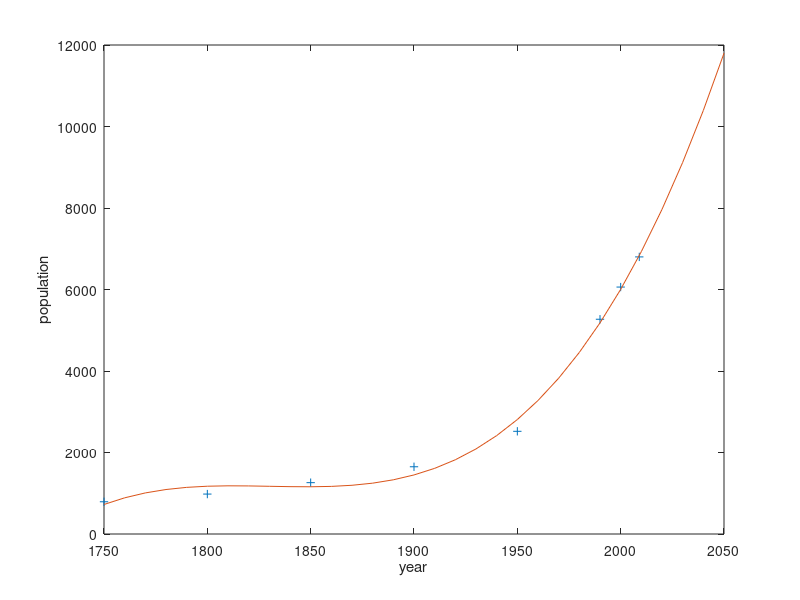

Source code (MATLAB):
x = [1750:50:1950 1990 2000 2009];
y = [791 980 1260 1650 2520 5270 6060 6800];
p=polyfit(x,y,3);
x_1=1750:10:2050;
y_1=p(1)*x_1.^3 + p(2)*x_1.^2 + p(3)*x_1+p(4);

plot(x,y,'+')
hold on
plot(x_1,y_1);
xlabel('year')
ylabel('population')

z=p(1)*1980^3 + p(2)*1980^2 + p(3)*1980+p(4);
fprintf('the populaion in 1980: %6.2f\n',z);
